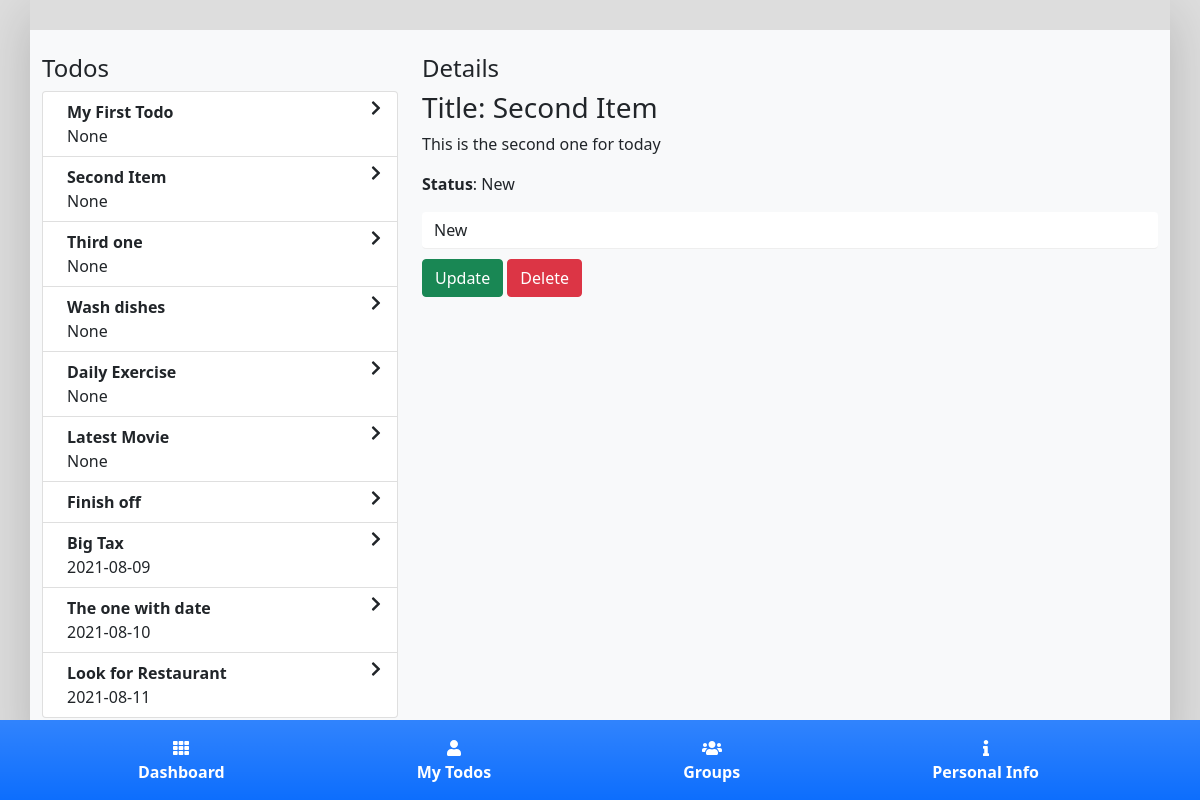
Screenshot of /view/2 (signed in) with the database file from the repository.
### tables this page shows
CREATE TABLE todos (
todo_id INTEGER PRIMARY KEY,
todo_title INTEGER NOT NULL,
todo_description TExt NOT NULL,
group_id INTEGER NOT NULL,
user_id INTEGER NOT NULL,
created_date INTEGER NOT NULL
, status TEXT, duedate TEXT);

### app.py (the view)
@app.route('/view/<todoid>')
def todoview(todoid):
    conn = sqlite3.connect('db/todos.db')
    tasks = conn.execute(
        "SELECT * FROM todos WHERE user_id = "+str(session['loggedin'][0])+" ORDER BY duedate")
    task = conn.execute(
        "SELECT * FROM todos WHERE todo_id = "+str(todoid)+"")
    print('Todo: ', task)
    return render_template("todos.html", tasks=tasks, task=task)

### templates/todos.html (shortened to what this page needs)
{% extends 'base.html' %}
{% block body %}
<div class="container mainContainer shadow-lg">
    <div class="row bg-light pt-4 pb-4">
        <div class="col-md-4">
            <h4 class="fw-light">Todos</h4>
            <div class="list-group list-group-numbered">
              {% for task in tasks %}
                  <a href="/view/{{task[0]}}" class="list-group-item d-flex justify-content-between align-items-start">
                    <div class="ms-2 me-auto">
                      <div class="fw-bold">{{ task[1] }}</div>
                      {{ task[7] }}
                    </div>
                    <i class="fa fa-chevron-right pt-30"></i>
                  </a>
              {% endfor %}
            </div>
        </div>
        <div class="col-md-8">
          <h4 class="fw-light">Details</h4>
          {% for detail in task %}
            {% if detail |length > 0 %}
                <h3>Title: {{detail[1]}}</h3>
                <p>{{detail[2]}}</p>
                <p><b>Status</b>: {{detail[6]}}</p>
                 <form action="/funcu" method="post">
                     <select name="status" class="form-control">
                         <option value="New">New</option>
                     </select>
                     <button type="submit" class="btn btn-success">Update</button>
                     <a href="/funcd/{{detail[0]}}" class="btn btn-danger">Delete</a>
                 </form>
            {% endif %}
          {% endfor %}
        </div>
    </div>
</div>
{% endblock %}

### static/css/style.css (style rules this page uses)
body { background-color: #ddd; }
.mainContainer { padding-top: 30px; }
.form-control { margin-bottom: 10px; border: none; border-bottom: 1px solid #eee; }

### rows the page displays
todos: todo_title "My First Todo", task "None"
todos: todo_title "Second Item", task "None", todo_description "This is the second one for today", status "New"
todos: todo_title "Third one", task "None"
todos: todo_title "Wash dishes", task "None"
todos: todo_title "Daily Exercise", task "None"
todos: todo_title "Latest Movie", task "None"
todos: todo_title "Finish off"
todos: todo_title "Big Tax", duedate "2021-08-09"
todos: todo_title "The one with date", duedate "2021-08-10"
todos: todo_title "Look for Restaurant", duedate "2021-08-11"
